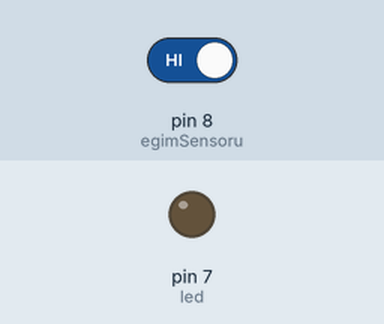
A sketch run on a simulated Arduino Uno, built with avr-gcc and run on an emulated ATmega328P. On the bench: output pins drawn as LEDs (lit = HIGH). Inputs (shaded band) come from the test bench; at power-on: pin 8 (egimSensoru) HIGH.

Above: at 1.2 s.
1.3 s: pin 8 (egimSensoru) driven LOW
At 1.9 s:
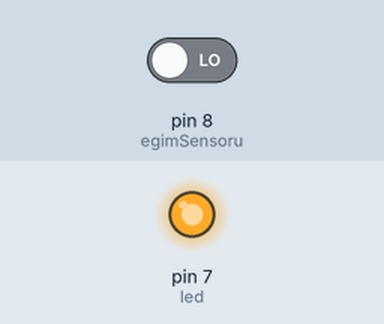
2.8 s: pin 8 (egimSensoru) driven HIGH
At 4.2 s:
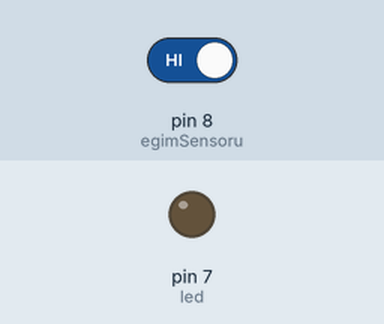
Timing chart, 0 to 5.8 s (numbered marks = the images above; inputs shaded):
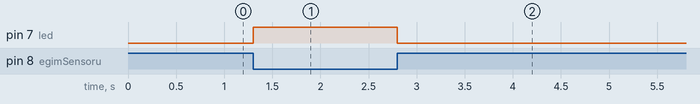

The sketch:

egim_sensoru.ino
```cpp
int egimSensoru = 8;
int led = 7;
int egim;

void setup()
{
  pinMode(led, OUTPUT);
  pinMode(egimSensoru, INPUT_PULLUP);
}

void loop()
{
 egim = digitalRead(egimSensoru);
  if (egim == 0){
    digitalWrite(led,HIGH);
  } else {
    digitalWrite(led,LOW);
  }
}
```

Measured:
- after the input at 1.3 s, pin 7 (led): LOW → HIGH at once
- after the input at 2.8 s, pin 7 (led): HIGH → LOW at once
